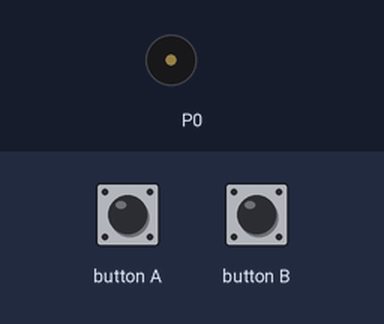
Recording of a program running on a simulated BBC micro:bit (MakeCode). On the bench: buzzer (waves = sounding). Inputs (shaded band) come from the test bench.

Above: at 1.2 s.
1.3 s: button A pressed for 0.15 s
At 1.8 s:
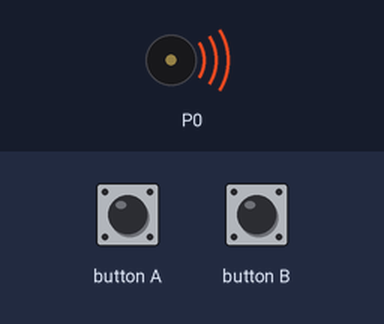
4.4 s: button B pressed for 0.15 s
Timing chart, 0 to 10.1 s (numbered marks = the images above; inputs shaded):
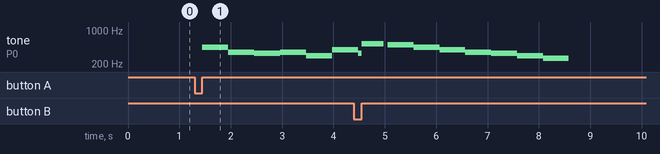

Measured:
- after the input at 1.3 s, tone on P0: plays 440 Hz for 0.51 s, 349 Hz for 0.51 s, 330 Hz for 0.51 s, 349 Hz for 0.51 s, 294 Hz for 0.51 s, 392 Hz for 0.42 s, starting after 0.15 s

The program:

main.ts
```typescript
input.onButtonPressed(Button.A, function () {
    music.play(music.stringPlayable("A F E F D G E F ", 120), music.PlaybackMode.UntilDone)
})
input.onButtonPressed(Button.B, function () {
    music.play(music.stringPlayable("C5 B A G F E D C ", 120), music.PlaybackMode.UntilDone)
})
```

test.ts
```typescript
// les proves van aquí; això no es compilarà quan aquest paquet s'usi com a extensió.
```
